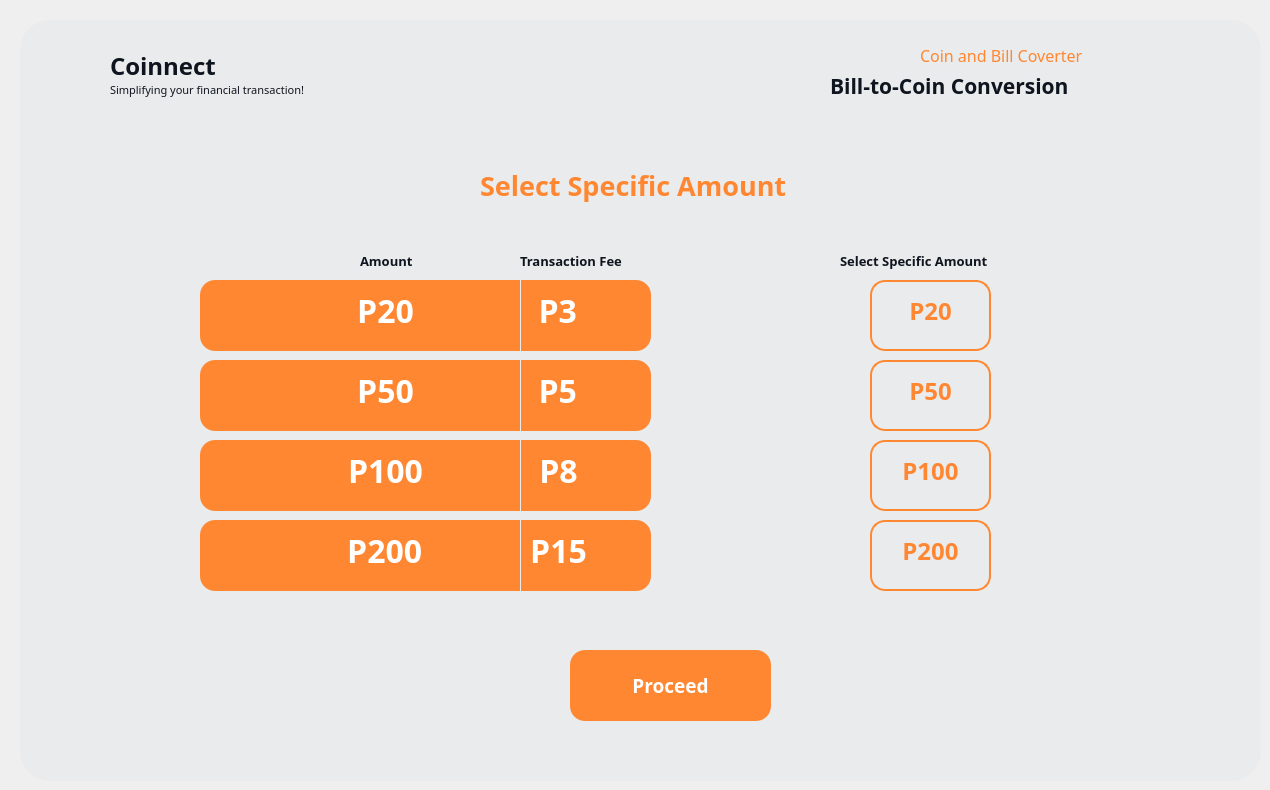
  <widget class="QWidget" name="transFrame_00">
   <widget class="QFrame" name="transactionFrame_3">
    <property name="enabled">
     <bool>true</bool>
    </property>
    <property name="geometry">
     <rect>
      <x>20</x>
      <y>20</y>
      <width>1241</width>
      <height>761</height>
     </rect>
    </property>
    <property name="font">
     <font>
      <pointsize>9</pointsize>
     </font>
    </property>
    <property name="styleSheet">
     <string notr="true">QFrame {
    background-color: #eaebec;
	border-radius: 30px;
}
</string>
    </property>
    <property name="frameShape">
     <enum>QFrame::NoFrame</enum>
    </property>
    <widget class="QLabel" name="label_113">
     <property name="geometry">
      <rect>
       <x>90</x>
       <y>20</y>
       <width>141</width>
       <height>51</height>
      </rect>
     </property>
     <property name="font">
      <font>
       <family>Montserrat</family>
       <pointsize>18</pointsize>
       <weight>75</weight>
       <bold>true</bold>
      </font>
     </property>
     <property name="styleSheet">
      <string notr="true">QLabel {
    color: #0f151f;
}
</string>
     </property>
     <property name="text">
      <string>Coinnect</string>
     </property>
    </widget>
    <widget class="QLabel" name="label_114">
     <property name="geometry">
      <rect>
       <x>90</x>
       <y>60</y>
       <width>231</width>
       <height>20</height>
      </rect>
     </property>
     <property name="font">
      <font>
       <family>Montserrat</family>
       <pointsize>8</pointsize>
       <weight>50</weight>
       <bold>false</bold>
      </font>
     </property>
     <property name="styleSheet">
      <string notr="true">QLabel {
    color: #0f151f;
}
</string>
     </property>
     <property name="text">
      <string>Simplifying your financial transaction!</string>
     </property>
    </widget>
    <widget class="QLabel" name="main_logo_45">
     <property name="geometry">
      <rect>
       <x>40</x>
       <y>35</y>
       <width>40</width>
       <height>40</height>
      </rect>
     </property>
     <property name="text">
      <string/>
     </property>
     <property name="pixmap">
      <pixmap>images/Coinnect Logo.png</pixmap>
     </property>
     <property name="scaledContents">
      <bool>true</bool>
     </property>
    </widget>
    <widget class="QLabel" name="label_115">
     <property name="geometry">
      <rect>
       <x>460</x>
       <y>140</y>
       <width>381</width>
       <height>51</height>
      </rect>
     </property>
     <property name="font">
      <font>
       <family>Montserrat</family>
       <pointsize>20</pointsize>
       <weight>75</weight>
       <bold>true</bold>
      </font>
     </property>
     <property name="styleSheet">
      <string notr="true">QLabel {
    color: #ff8731;
}
</string>
     </property>
     <property name="text">
      <string>Select Specific Amount</string>
     </property>
    </widget>
    <widget class="QPushButton" name="converter_select_backBtn">
     <property name="geometry">
      <rect>
       <x>1180</x>
       <y>40</y>
       <width>21</width>
       <height>41</height>
      </rect>
     </property>
     <property name="font">
      <font>
       <family>Montserrat</family>
       <pointsize>12</pointsize>
       <weight>75</weight>
       <bold>true</bold>
      </font>
     </property>
     <property name="cursor">
      <cursorShape>PointingHandCursor</cursorShape>
     </property>
     <property name="styleSheet">
      <string notr="true">QPushButton {
    background-color: #eaebec;
    border-radius: 30px;
}


QPushButton:pressed {
    padding-top: 8px;  /* simulate press-in */
    padding-bottom: 7px;
    box-shadow: inset 0px 2px 4px rgba(255, 255, 255, 0.4); /* lighter shadow */
}
</string>
     </property>
     <property name="text">
      <string/>
     </property>
     <property name="icon">
      <iconset>
       <normaloff>images/back_black.png</normaloff>images/back_black.png</iconset>
     </property>
     <property name="iconSize">
      <size>
       <width>20</width>
       <height>20</height>
      </size>
     </property>
    </widget>
    <widget class="QLabel" name="label_116">
     <property name="geometry">
      <rect>
       <x>900</x>
       <y>20</y>
       <width>201</width>
       <height>31</height>
      </rect>
     </property>
     <property name="font">
      <font>
       <family>Montserrat</family>
       <pointsize>12</pointsize>
       <weight>50</weight>
       <bold>false</bold>
      </font>
     </property>
     <property name="styleSheet">
      <string notr="true">QLabel {
    color: #ff8731;
}
</string>
     </property>
     <property name="text">
      <string>Coin and Bill Coverter</string>
     </property>
    </widget>
    <widget class="QLabel" name="label_117">
     <property name="geometry">
      <rect>
       <x>810</x>
       <y>40</y>
       <width>291</width>
       <height>51</height>
      </rect>
     </property>
     <property name="font">
      <font>
       <family>Montserrat</family>
       <pointsize>16</pointsize>
       <weight>75</weight>
       <bold>true</bold>
      </font>
     </property>
     <property name="styleSheet">
      <string notr="true">QLabel {
    color: #0F151F;
}
</string>
     </property>
     <property name="text">
      <string>Bill-to-Coin Conversion</string>
     </property>
    </widget>
    <widget class="QLabel" name="main_logo_46">
     <property name="geometry">
      <rect>
       <x>1110</x>
       <y>30</y>
       <width>50</width>
       <height>50</height>
      </rect>
     </property>
     <property name="text">
      <string/>
     </property>
     <property name="pixmap">
      <pixmap>images/bill to coinn.png</pixmap>
     </property>
     <property name="scaledContents">
      <bool>true</bool>
     </property>
    </widget>
    <widget class="QToolButton" name="converter_trans_b2cBtn20">
     <property name="geometry">
      <rect>
       <x>850</x>
       <y>260</y>
       <width>121</width>
       <height>71</height>
      </rect>
     </property>
     <property name="font">
      <font>
       <family>Montserrat</family>
       <pointsize>18</pointsize>
       <weight>75</weight>
       <bold>true</bold>
      </font>
     </property>
     <property name="cursor">
      <cursorShape>PointingHandCursor</cursorShape>
     </property>
     <property name="styleSheet">
      <string notr="true">QToolButton {
    background-color: transparent;
    color: #ff8731;
    border: 2px solid #ff8731;
    border-radius: 15px;
    padding: 20px;
    padding-top: 10px;
    text-align: center;
}


QToolButton:hover {
    background-color: #FFC499;  /* light gray */
	border: 2px solid #FFC499;
}

QToolButton:pressed {
    background-color: #F56600;
	color: white;
    padding-top: 15px;  /* simulate press-in */
    padding-bottom: 20px;
 
}
</string>
     </property>
     <property name="text">
      <string>P20</string>
     </property>
     <property name="iconSize">
      <size>
       <width>200</width>
       <height>200</height>
      </size>
     </property>
     <property name="checkable">
      <bool>false</bool>
     </property>
     <property name="popupMode">
      <enum>QToolButton::DelayedPopup</enum>
     </property>
     <property name="toolButtonStyle">
      <enum>Qt::ToolButtonIconOnly</enum>
     </property>
    </widget>
    <widget class="QToolButton" name="converter_trans_b2cBtn50">
     <property name="geometry">
      <rect>
       <x>850</x>
       <y>340</y>
       <width>121</width>
       <height>71</height>
      </rect>
     </property>
     <property name="font">
      <font>
       <family>Montserrat</family>
       <pointsize>18</pointsize>
       <weight>75</weight>
       <bold>true</bold>
      </font>
     </property>
     <property name="cursor">
      <cursorShape>PointingHandCursor</cursorShape>
     </property>
     <property name="styleSheet">
      <string notr="true">QToolButton {
    background-color: transparent;
    color: #ff8731;
    border: 2px solid #ff8731;
    border-radius: 15px;
    padding: 20px;
    padding-top: 10px;
    text-align: center;
}


QToolButton:hover {
    background-color: #FFC499;  /* light gray */
	border: 2px solid #FFC499;
}

QToolButton:pressed {
    background-color: #F56600;
	color: white;
    padding-top: 15px;  /* simulate press-in */
    padding-bottom: 20px;
 
}
</string>
     </property>
     <property name="text">
      <string>P50</string>
     </property>
     <property name="iconSize">
      <size>
       <width>200</width>
       <height>200</height>
      </size>
     </property>
     <property name="checkable">
      <bool>false</bool>
     </property>
     <property name="popupMode">
      <enum>QToolButton::DelayedPopup</enum>
     </property>
     <property name="toolButtonStyle">
      <enum>Qt::ToolButtonIconOnly</enum>
     </property>
    </widget>
    <widget class="QToolButton" name="converter_trans_b2cBtn100">
     <property name="geometry">
      <rect>
       <x>850</x>
       <y>420</y>
       <width>121</width>
       <height>71</height>
      </rect>
     </property>
     <property name="font">
      <font>
       <family>Montserrat</family>
       <pointsize>18</pointsize>
       <weight>75</weight>
       <bold>true</bold>
      </font>
     </property>
     <property name="cursor">
      <cursorShape>PointingHandCursor</cursorShape>
     </property>
     <property name="styleSheet">
      <string notr="true">QToolButton {
    background-color: transparent;
    color: #ff8731;
    border: 2px solid #ff8731;
    border-radius: 15px;
    padding: 20px;
    padding-top: 10px;
    text-align: center;
}


QToolButton:hover {
    background-color: #FFC499;  /* light gray */
	border: 2px solid #FFC499;
}

QToolButton:pressed {
    background-color: #F56600;
	color: white;
    padding-top: 15px;  /* simulate press-in */
    padding-bottom: 20px;
 
}
</string>
     </property>
     <property name="text">
      <string>P100</string>
     </property>
     <property name="iconSize">
      <size>
       <width>200</width>
       <height>200</height>
      </size>
     </property>
     <property name="checkable">
      <bool>false</bool>
     </property>
     <property name="popupMode">
      <enum>QToolButton::DelayedPopup</enum>
     </property>
     <property name="toolButtonStyle">
      <enum>Qt::ToolButtonIconOnly</enum>
     </property>
    </widget>
    <widget class="QToolButton" name="converter_trans_b2cBtn200">
     <property name="geometry">
      <rect>
       <x>850</x>
       <y>500</y>
       <width>121</width>
       <height>71</height>
      </rect>
     </property>
     <property name="font">
      <font>
       <family>Montserrat</family>
       <pointsize>18</pointsize>
       <weight>75</weight>
       <bold>true</bold>
      </font>
     </property>
     <property name="cursor">
      <cursorShape>PointingHandCursor</cursorShape>
     </property>
     <property name="styleSheet">
      <string notr="true">QToolButton {
    background-color: transparent;
    color: #ff8731;
    border: 2px solid #ff8731;
    border-radius: 15px;
    padding: 20px;
    padding-top: 10px;
    text-align: center;
}


QToolButton:hover {
    background-color: #FFC499;  /* light gray */
	border: 2px solid #FFC499;
}

QToolButton:pressed {
    background-color: #F56600;
	color: white;
    padding-top: 15px;  /* simulate press-in */
    padding-bottom: 20px;
 
}</string>
     </property>
     <property name="text">
      <string>P200</string>
     </property>
     <property name="iconSize">
      <size>
       <width>200</width>
       <height>200</height>
      </size>
     </property>
     <property name="checkable">
      <bool>false</bool>
     </property>
     <property name="popupMode">
      <enum>QToolButton::DelayedPopup</enum>
     </property>
     <property name="toolButtonStyle">
      <enum>Qt::ToolButtonIconOnly</enum>
     </property>
    </widget>
    <widget class="QToolButton" name="converter_service_proceed">
     <property name="geometry">
      <rect>
       <x>550</x>
       <y>630</y>
       <width>201</width>
       <height>71</height>
      </rect>
     </property>
     <property name="font">
      <font>
       <family>Montserrat</family>
       <pointsize>14</pointsize>
       <weight>75</weight>
       <bold>true</bold>
      </font>
     </property>
     <property name="cursor">
      <cursorShape>PointingHandCursor</cursorShape>
     </property>
     <property name="styleSheet">
      <string notr="true">QToolButton {
    background-color: #ff8731;
    color: white;
    border: none;
    border-radius: 15px;
    text-align: center;
}

QToolButton:hover {
    background-color: #FFA05C;  /* light gray */
}

QToolButton:pressed {
    background-color: #F56600;
    padding-top: 15px;  /* simulate press-in */
    padding-bottom: 20px;
 
}

QToolButton:disabled {
            background-color: #FFB885;
            color: white;
            border-radius: 10px;
            padding: 10px;
        }
</string>
     </property>
     <property name="text">
      <string>Proceed</string>
     </property>
     <property name="iconSize">
      <size>
       <width>200</width>
       <height>200</height>
      </size>
     </property>
     <property name="checkable">
      <bool>false</bool>
     </property>
     <property name="popupMode">
      <enum>QToolButton::DelayedPopup</enum>
     </property>
     <property name="toolButtonStyle">
      <enum>Qt::ToolButtonIconOnly</enum>
     </property>
    </widget>
    <widget class="QToolButton" name="converter_service_b2bBtn3">
     <property name="geometry">
      <rect>
       <x>180</x>
       <y>420</y>
       <width>451</width>
       <height>71</height>
      </rect>
     </property>
     <property name="font">
      <font>
       <family>Montserrat</family>
       <pointsize>24</pointsize>
       <weight>75</weight>
       <bold>true</bold>
      </font>
     </property>
     <property name="cursor">
      <cursorShape>ArrowCursor</cursorShape>
     </property>
     <property name="styleSheet">
      <string notr="true">QToolButton {
    background-color: #ff8731;
    color: white;
    border: none;
    border-radius: 15px;
    padding: 20px;
	padding-top: 10px;
    text-align: center;
}</string>
     </property>
     <property name="text">
      <string>         P100              P8</string>
     </property>
     <property name="iconSize">
      <size>
       <width>200</width>
       <height>200</height>
      </size>
     </property>
     <property name="checkable">
      <bool>false</bool>
     </property>
     <property name="popupMode">
      <enum>QToolButton::DelayedPopup</enum>
     </property>
     <property name="toolButtonStyle">
      <enum>Qt::ToolButtonIconOnly</enum>
     </property>
    </widget>
    <widget class="QLabel" name="main_logo_48">
     <property name="geometry">
      <rect>
       <x>720</x>
       <y>360</y>
       <width>45</width>
       <height>45</height>
      </rect>
     </property>
     <property name="text">
      <string/>
     </property>
     <property name="pixmap">
      <pixmap>images/arrow_orange.png</pixmap>
     </property>
     <property name="scaledContents">
      <bool>true</bool>
     </property>
    </widget>
    <widget class="QLabel" name="main_logo_49">
     <property name="geometry">
      <rect>
       <x>720</x>
       <y>520</y>
       <width>45</width>
       <height>45</height>
      </rect>
     </property>
     <property name="text">
      <string/>
     </property>
     <property name="pixmap">
      <pixmap>images/arrow_orange.png</pixmap>
     </property>
     <property name="scaledContents">
      <bool>true</bool>
     </property>
    </widget>
    <widget class="QToolButton" name="converter_service_b2bBtn2">
     <property name="geometry">
      <rect>
       <x>180</x>
       <y>340</y>
       <width>451</width>
       <height>71</height>
      </rect>
     </property>
     <property name="font">
      <font>
       <family>Montserrat</family>
       <pointsize>24</pointsize>
       <weight>75</weight>
       <bold>true</bold>
      </font>
     </property>
     <property name="cursor">
      <cursorShape>ArrowCursor</cursorShape>
     </property>
     <property name="styleSheet">
      <string notr="true">QToolButton {
    background-color: #ff8731;
    color: white;
    border: none;
    border-radius: 15px;
    padding: 20px;
	padding-top: 10px;
    text-align: center;
}</string>
     </property>
     <property name="text">
      <string>          P50               P5</string>
     </property>
     <property name="iconSize">
      <size>
       <width>200</width>
       <height>200</height>
      </size>
     </property>
     <property name="checkable">
      <bool>false</bool>
     </property>
     <property name="popupMode">
      <enum>QToolButton::DelayedPopup</enum>
     </property>
     <property name="toolButtonStyle">
      <enum>Qt::ToolButtonIconOnly</enum>
     </property>
    </widget>
    <widget class="Line" name="line_25">
     <property name="geometry">
      <rect>
       <x>500</x>
       <y>420</y>
       <width>1</width>
       <height>71</height>
      </rect>
     </property>
     <property name="styleSheet">
      <string notr="true">Line {
    background-color: #FFB885;

}
</string>
     </property>
     <property name="orientation">
      <enum>Qt::Vertical</enum>
     </property>
    </widget>
    <widget class="QLabel" name="main_logo_47">
     <property name="geometry">
      <rect>
       <x>720</x>
       <y>280</y>
       <width>45</width>
       <height>45</height>
      </rect>
     </property>
     <property name="text">
      <string/>
     </property>
     <property name="pixmap">
      <pixmap>images/arrow_orange.png</pixmap>
     </property>
     <property name="scaledContents">
      <bool>true</bool>
     </property>
    </widget>
    <widget class="QToolButton" name="converter_service_b2bBtn1">
     <property name="geometry">
      <rect>
       <x>180</x>
       <y>260</y>
       <width>451</width>
       <height>71</height>
      </rect>
     </property>
     <property name="font">
      <font>
       <family>Montserrat</family>
       <pointsize>24</pointsize>
       <weight>75</weight>
       <bold>true</bold>
      </font>
     </property>
     <property name="cursor">
      <cursorShape>ArrowCursor</cursorShape>
     </property>
     <property name="styleSheet">
      <string notr="true">QToolButton {
    background-color: #ff8731;
    color: white;
    border: none;
    border-radius: 15px;
    padding: 20px;
	padding-top: 10px;
    text-align: center;
}
</string>
     </property>
     <property name="text">
      <string>          P20               P3</string>
     </property>
     <property name="iconSize">
      <size>
       <width>200</width>
       <height>200</height>
      </size>
     </property>
     <property name="checkable">
      <bool>false</bool>
     </property>
     <property name="popupMode">
      <enum>QToolButton::DelayedPopup</enum>
     </property>
     <property name="toolButtonStyle">
      <enum>Qt::ToolButtonIconOnly</enum>
     </property>
    </widget>
    <widget class="QToolButton" name="converter_service_b2bBtn4">
     <property name="geometry">
      <rect>
       <x>180</x>
       <y>500</y>
       <width>451</width>
       <height>71</height>
      </rect>
     </property>
     <property name="font">
      <font>
       <family>Montserrat</family>
       <pointsize>24</pointsize>
       <weight>75</weight>
       <bold>true</bold>
      </font>
     </property>
     <property name="cursor">
      <cursorShape>ArrowCursor</cursorShape>
     </property>
     <property name="styleSheet">
      <string notr="true">QToolButton {
    background-color: #ff8731;
    color: white;
    border: none;
    border-radius: 15px;
    padding: 20px;
	padding-top: 10px;
    text-align: center;
}</string>
     </property>
     <property name="text">
      <string>          P200             P15</string>
     </property>
     <property name="iconSize">
      <size>
       <width>200</width>
       <height>200</height>
      </size>
     </property>
     <property name="checkable">
      <bool>false</bool>
     </property>
     <property name="popupMode">
      <enum>QToolButton::DelayedPopup</enum>
     </property>
     <property name="toolButtonStyle">
      <enum>Qt::ToolButtonIconOnly</enum>
     </property>
    </widget>
    <widget class="QLabel" name="main_logo_50">
     <property name="geometry">
      <rect>
       <x>720</x>
       <y>440</y>
       <width>45</width>
       <height>45</height>
      </rect>
     </property>
     <property name="text">
      <string/>
     </property>
     <property name="pixmap">
      <pixmap>images/arrow_orange.png</pixmap>
     </property>
     <property name="scaledContents">
      <bool>true</bool>
     </property>
    </widget>
    <widget class="QLabel" name="label_120">
     <property name="geometry">
      <rect>
       <x>820</x>
       <y>230</y>
       <width>191</width>
       <height>21</height>
      </rect>
     </property>
     <property name="font">
      <font>
       <family>Montserrat</family>
       <pointsize>10</pointsize>
       <weight>75</weight>
       <bold>true</bold>
      </font>
     </property>
     <property name="styleSheet">
      <string notr="true">QLabel {
    color: #0F151F;
}
</string>
     </property>
     <property name="text">
      <string>Select Specific Amount</string>
     </property>
    </widget>
    <widget class="QLabel" name="label_119">
     <property name="geometry">
      <rect>
       <x>500</x>
       <y>230</y>
       <width>131</width>
       <height>21</height>
      </rect>
     </property>
     <property name="font">
      <font>
       <family>Montserrat</family>
       <pointsize>10</pointsize>
       <weight>75</weight>
       <bold>true</bold>
      </font>
     </property>
     <property name="styleSheet">
      <string notr="true">QLabel {
    color: #0F151F;
}
</string>
     </property>
     <property name="text">
      <string>Transaction Fee</string>
     </property>
    </widget>
    <widget class="QLabel" name="label_118">
     <property name="geometry">
      <rect>
       <x>340</x>
       <y>230</y>
       <width>71</width>
       <height>21</height>
      </rect>
     </property>
     <property name="font">
      <font>
       <family>Montserrat</family>
       <pointsize>10</pointsize>
       <weight>75</weight>
       <bold>true</bold>
      </font>
     </property>
     <property name="styleSheet">
      <string notr="true">QLabel {
    color: #0F151F;
}
</string>
     </property>
     <property name="text">
      <string>Amount</string>
     </property>
    </widget>
    <widget class="Line" name="line_26">
     <property name="geometry">
      <rect>
       <x>500</x>
       <y>500</y>
       <width>1</width>
       <height>71</height>
      </rect>
     </property>
     <property name="styleSheet">
      <string notr="true">Line {
    background-color: #FFB885;

}
</string>
     </property>
     <property name="orientation">
      <enum>Qt::Vertical</enum>
     </property>
    </widget>
    <widget class="Line" name="line_27">
     <property name="geometry">
      <rect>
       <x>500</x>
       <y>340</y>
       <width>1</width>
       <height>71</height>
      </rect>
     </property>
     <property name="styleSheet">
      <string notr="true">Line {
    background-color: #FFB885;

}
</string>
     </property>
     <property name="orientation">
      <enum>Qt::Vertical</enum>
     </property>
    </widget>
    <widget class="Line" name="line_30">
     <property name="geometry">
      <rect>
       <x>500</x>
       <y>260</y>
       <width>1</width>
       <height>71</height>
      </rect>
     </property>
     <property name="styleSheet">
      <string notr="true">Line {
    background-color: #FFB885;

}
</string>
     </property>
     <property name="orientation">
      <enum>Qt::Vertical</enum>
     </property>
    </widget>
    <zorder>label_117</zorder>
    <zorder>label_113</zorder>
    <zorder>label_114</zorder>
    <zorder>main_logo_45</zorder>
    <zorder>label_115</zorder>
    <zorder>converter_select_backBtn</zorder>
    <zorder>label_116</zorder>
    <zorder>main_logo_46</zorder>
    <zorder>converter_trans_b2cBtn20</zorder>
    <zorder>converter_trans_b2cBtn50</zorder>
    <zorder>converter_trans_b2cBtn100</zorder>
    <zorder>converter_trans_b2cBtn200</zorder>
    <zorder>converter_service_proceed</zorder>
    <zorder>converter_service_b2bBtn3</zorder>
    <zorder>main_logo_48</zorder>
    <zorder>main_logo_49</zorder>
    <zorder>converter_service_b2bBtn2</zorder>
    <zorder>line_25</zorder>
    <zorder>main_logo_47</zorder>
    <zorder>converter_service_b2bBtn1</zorder>
    <zorder>converter_service_b2bBtn4</zorder>
    <zorder>main_logo_50</zorder>
    <zorder>label_120</zorder>
    <zorder>label_119</zorder>
    <zorder>label_118</zorder>
    <zorder>line_26</zorder>
    <zorder>line_27</zorder>
    <zorder>line_30</zorder>
   </widget>
  </widget>
